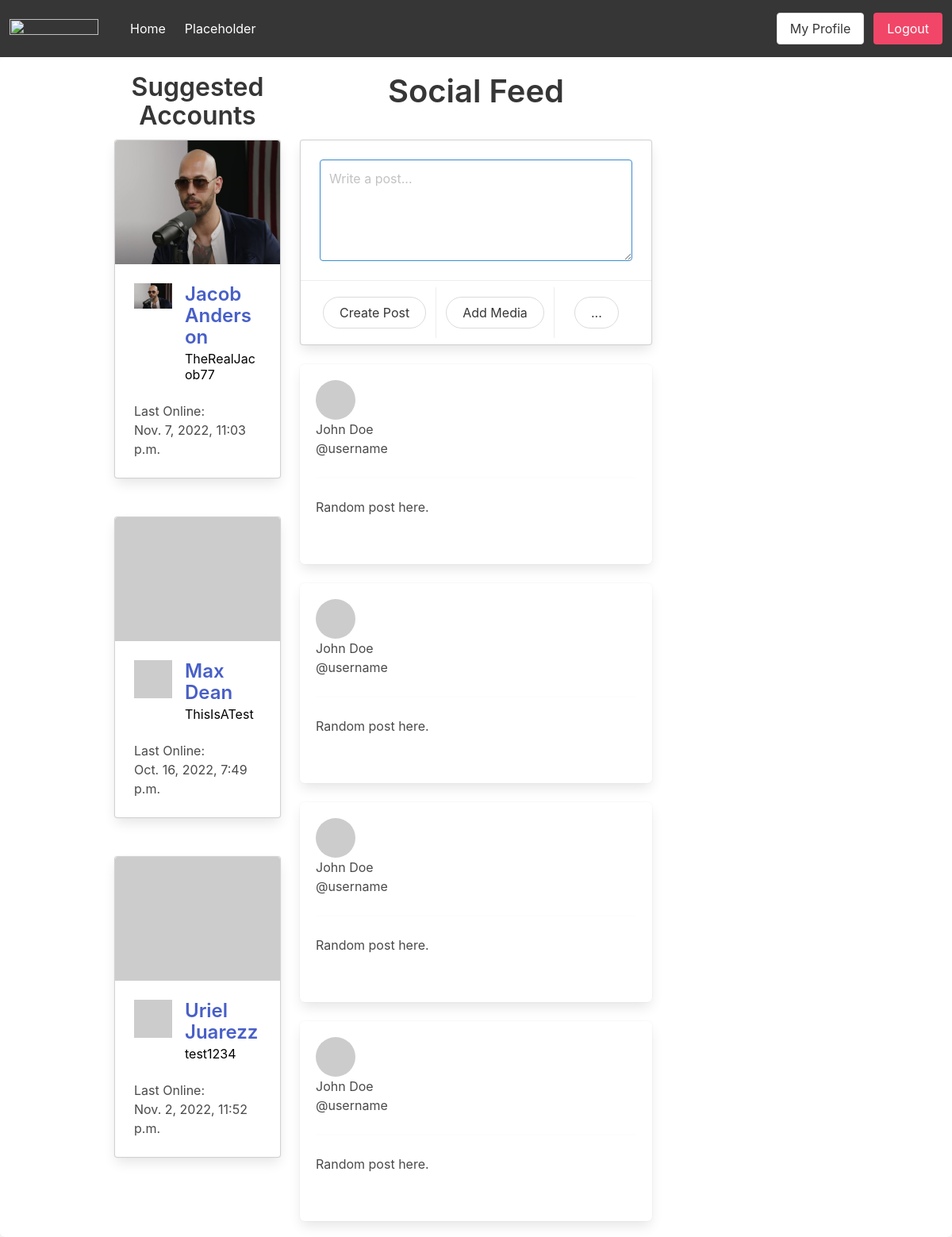
/ (signed in), run on the app's committed database.
### api/models.py (models this page shows, shortened)
class CustomUser(auth.models.AbstractUser, auth.models.PermissionsMixin):
    user_type_choices = (
        (0, 'Scout'),
        (1, 'Athlete'),
    )
    height_foot_options = (
        (4, '4'),
        (5, '5'),
        (6, '6'),
        (7, '7'),
    )
    height_inch_options = (
        (0, '0'),
        (1, '1'),
        (2, '2'),
        (3, '3'),
        (4, '4'),
        (5, '5'),
        (6, '6'),
        (7, '7'),
        (8, '8'),
        (9, '9'),
        (10, '10'),
        (11, '11'),
        (12, '12'),
    )
    weight_lb = models.IntegerField(default=140)
    height_ft = models.IntegerField(choices=height_foot_options, default=5)
    height_in = models.IntegerField(choices=height_inch_options, default=6)
    school = models.CharField(max_length=128, blank=True)
    profile_pic = models.ImageField(null=True, blank=True)
    user_type = models.PositiveSmallIntegerField(null=True, choices=user_type_choices)
    def get_absolute_url(self):
        return reverse("api:user_detail_page", kwargs={"pk": self.pk})

### api/views.py (the view)
# urls.py: path('', views.HomePage.as_view(), name='home_page'),
class HomePage(ListView):
    model = models.CustomUser
    template_name = 'index.html'
    context_object_name = 'user_list'

### templates/index.html (shortened to what this page needs)
{% extends 'base.html' %}
{% load static %}
{% block bodyblock %}
{% if user.is_authenticated %}
<div class="container">
    <div id="main-feed" class="container">
        <div id="activity-feed-header">
            <div class="columns" id="header-columns">
                <div class="column is-3 has-text-centered">
                    <h3 class="title is-3">Suggested Accounts</h3>
                </div>
                <div class="column is-6 has-text-centered">
                    <h3 class="title is-2">Social Feed</h3>
                </div>
            </div>
        </div>
        <div id="activity-feed">
            <div class="columns">
                <div class="column is-3" id="left-side-bar">
                    {% if user.user_type == 0 %}
                    {% comment %} Show Athletes if scout {% endcomment %}
                    {% for athlete in user_list %}
                    {% if athlete.user_type == 1 %}
                    <div class="card">
                        <div class="card-image">
                            <figure class="image is-4by3">
                                {% if athlete.profile_pic %}
                                    <img class="profile-pic" src="{{ athlete.profile_pic.url }}"
                                {% else %}
                                    <img class="profile-pic" src='https://via.placeholder.com/250'>
                                {% endif %}
                            </figure>
                        </div>
                        <div class="card-content">
                            <div class="media">
                                <div class="media-left">
                                    <figure class="image is-48x48">
                                        {% if athlete.profile_pic %}
                                            <img class="profile-pic" src="{{ athlete.profile_pic.url }}"
                                        {% else %}
                                            <img class="profile-pic" src='https://via.placeholder.com/250'>
                                        {% endif %}
                                    </figure>
                                </div>
                                <div class="media-content">
                                    <p class="title is-4" style="color: black;"><a
                                            href="user/{{athlete.pk}}/">{{athlete.first_name }} {{athlete.last_name}}</a></p>
                                    <p class="subtitle is-6" style="color: black;">{{ athlete.username }}</p>
                                </div>
                            </div>
                            <div class="content">
                                Last Online:
                                <br>
                                <time datetime="2016-1-1">{{ athlete.last_login }}</time>
                            </div>
                        </div>
                    </div>
                    <br></br>
                    {% endif %}
                    {% empty %}
                    <p>No athletes found</p>
                    {% endfor %}
                    {% elif user.user_type == 1 %}
                    {% for scout in user_list %}
                    {% if scout.user_type == 0 %}
                    <div class="card">
                        <div class="card-image">
                            <figure class="image is-4by3">
                                {% if scout.profile_pic %}
                                    <img class="profile-pic" src="{{ scout.profile_pic.url }}"
                                {% else %}
                                    <img class="profile-pic" src='https://via.placeholder.com/250'>
                                {% endif %}
                            </figure>
                        </div>
                        <div class="card-content">
                            <div class="media">
                                <div class="media-left">
                                    <figure class="image is-48x48">
                                        {% if scout.profile_pic %}
                                            <img class="profile-pic" src="{{ scout.profile_pic.url }}"
                                        {% else %}
                                            <img class="profile-pic" src='https://via.placeholder.com/250'>
                                        {% endif %}
                                    </figure>
                                </div>
                                <div class="media-content">
                                    <p class="title is-4" style="color: black;"><a
                                            href="user/{{scout.pk}}/">{{scout.first_name }} {{scout.last_name }}</a></p>
                                    <p class="subtitle is-6" style="color: black;">{{ scout.username }}</p>
                                </div>
                            </div>
                            <div class="content">
                                Last Online:
                                <br>
                                <time datetime="2016-1-1">{{ scout.last_login }}</time>
                            </div>
                        </div>
                    </div>
                    <br></br>
                    {%endif%}
                    {% empty %}
                    <p>No scouts found</p>
                    {% endfor %}
                    {% endif %}
                    <br>
                </div>
                <div class="column is-6" id="social-feed-columns">
                    <div class="card">
                        <div class="card-content">
                            <textarea class="textarea is-info" placeholder="Write a post..."></textarea>
                        </div>
                        <footer class="card-footer">
                            <div class="card-footer-item">
                                <div class="button is-rounded">Create Post</div>
                            </div>
                            <div class="card-footer-item">
                                <div class="button is-rounded">Add Media</div>
                            </div>
                            <div class="card-footer-item">
                                <div class="button is-rounded">...</div>
                            </div>
                        </footer>
                    </div>
                    <br>
                    <div class="box message-preview">
                        <div class="top">
                            <div class="avatar"><img src="https://via.placeholder.com/150" style = "max-width: 50px; border-radius: 50%;"></div>
                            <div class="address">
                                <div>John Doe</div>
                                <div>@username</div>
                            </div>
                            <hr>
                            <div class="content">
                                <p>Random post here.</p><br>
                            </div>
                        </div>
                    </div>
                    <div class="box message-preview">
                        <div class="top">
                            <div class="avatar"><img src="https://via.placeholder.com/150" style = "max-width: 50px; border-radius: 50%;"></div>
                            <div class="address">
                                <div>John Doe</div>
                                <div>@username</div>
                            </div>
                            <hr>
                            <div class="content">
                                <p>Random post here.</p><br>
                            </div>
                        </div>
                    </div>
                    <div class="box message-preview">
                        <div class="top">
                            <div class="avatar"><img src="https://via.placeholder.com/150" style = "max-width: 50px; border-radius: 50%;"></div>
                            <div class="address">
                                <div>John Doe</div>
                                <div>@username</div>
                            </div>
                            <hr>
                            <div class="content">
                                <p>Random post here.</p><br>
                            </div>
                        </div>
                    </div>
                    <div class="box message-preview">
                        <div class="top">
                            <div class="avatar"><img src="https://via.placeholder.com/150" style = "max-width: 50px; border-radius: 50%;"></div>
                            <div class="address">
                                <div>John Doe</div>
                                <div>@username</div>
                            </div>
                            <hr>
                            <div class="content">
                                <p>Random post here.</p><br>
                            </div>
                        </div>
                    </div>
                </div>
            </div>
        </div>
    </div>
    {% endif %}
</div>
{% endblock bodyblock %}

### data on the page
CustomUser: profile_pic (picture), first_name "Jacob", last_name "Anderson", username "TheRealJacob77", last_login "Nov. 7, 2022, 11:03 p.m."
CustomUser: user_type 0 (drawn), first_name "Max", last_name "Dean", username "ThisIsATest", last_login "Oct. 16, 2022, 7:49 p.m."
CustomUser: user_type 0 (drawn), first_name "Uriel", last_name "Juarezz", username "test1234", last_login "Nov. 2, 2022, 11:52 p.m."
